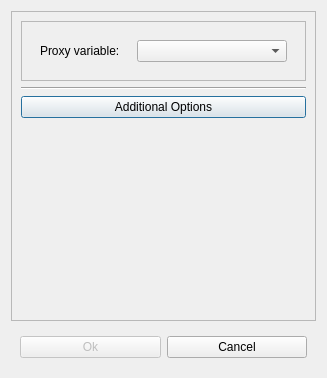
<?xml version="1.0" encoding="UTF-8"?>
<ui version="4.0">
 <class>Settings</class>
 <widget class="QDialog" name="Settings">
  <property name="geometry">
   <rect>
    <x>0</x>
    <y>0</y>
    <width>327</width>
    <height>378</height>
   </rect>
  </property>
  <property name="windowTitle">
   <string>Dialog</string>
  </property>
  <layout class="QVBoxLayout" name="verticalLayout">
   <item>
    <widget class="QStackedWidget" name="proxy_widget">
     <property name="frameShape">
      <enum>QFrame::StyledPanel</enum>
     </property>
     <property name="frameShadow">
      <enum>QFrame::Raised</enum>
     </property>
     <property name="currentIndex">
      <number>0</number>
     </property>
     <widget class="QWidget" name="stackedWidgetPage1" native="true">
      <layout class="QVBoxLayout" name="verticalLayout_4">
       <item>
        <widget class="QFrame" name="frame_2">
         <property name="frameShape">
          <enum>QFrame::StyledPanel</enum>
         </property>
         <property name="frameShadow">
          <enum>QFrame::Raised</enum>
         </property>
         <layout class="QVBoxLayout" name="verticalLayout_2">
          <item>
           <widget class="QWidget" name="widget_10" native="true">
            <layout class="QHBoxLayout" name="horizontalLayout_10">
             <item>
              <widget class="QLabel" name="label_9">
               <property name="text">
                <string>Proxy variable: </string>
               </property>
              </widget>
             </item>
             <item>
              <spacer name="horizontalSpacer_9">
               <property name="orientation">
                <enum>Qt::Horizontal</enum>
               </property>
               <property name="sizeHint" stdset="0">
                <size>
                 <width>40</width>
                 <height>20</height>
                </size>
               </property>
              </spacer>
             </item>
             <item>
              <widget class="QComboBox" name="proxy_var_combo">
               <property name="minimumSize">
                <size>
                 <width>150</width>
                 <height>0</height>
                </size>
               </property>
              </widget>
             </item>
            </layout>
           </widget>
          </item>
         </layout>
        </widget>
       </item>
       <item>
        <widget class="Line" name="line">
         <property name="orientation">
          <enum>Qt::Horizontal</enum>
         </property>
        </widget>
       </item>
       <item>
        <widget class="QPushButton" name="variable_bttn">
         <property name="text">
          <string>Additional Options</string>
         </property>
        </widget>
       </item>
       <item>
        <widget class="QStackedWidget" name="variable_widget">
         <property name="currentIndex">
          <number>0</number>
         </property>
         <widget class="QWidget" name="variable_stacked_widget" native="true">
          <layout class="QVBoxLayout" name="verticalLayout_3">
           <property name="leftMargin">
            <number>0</number>
           </property>
           <property name="topMargin">
            <number>0</number>
           </property>
           <property name="rightMargin">
            <number>0</number>
           </property>
           <property name="bottomMargin">
            <number>0</number>
           </property>
          </layout>
         </widget>
         <widget class="QWidget" name="page"/>
        </widget>
       </item>
       <item>
        <spacer name="verticalSpacer">
         <property name="orientation">
          <enum>Qt::Vertical</enum>
         </property>
         <property name="sizeHint" stdset="0">
          <size>
           <width>20</width>
           <height>1</height>
          </size>
         </property>
        </spacer>
       </item>
      </layout>
     </widget>
     <widget class="QWidget" name="page_2">
      <layout class="QVBoxLayout" name="verticalLayout_5">
       <item>
        <widget class="QWidget" name="widget_7" native="true">
         <layout class="QHBoxLayout" name="horizontalLayout_6">
          <item>
           <widget class="QLabel" name="label_5">
            <property name="text">
             <string>Header Rows: </string>
            </property>
           </widget>
          </item>
          <item>
           <spacer name="horizontalSpacer_5">
            <property name="orientation">
             <enum>Qt::Horizontal</enum>
            </property>
            <property name="sizeHint" stdset="0">
             <size>
              <width>67</width>
              <height>20</height>
             </size>
            </property>
           </spacer>
          </item>
          <item>
           <widget class="QLineEdit" name="header_rows">
            <property name="text">
             <string>0</string>
            </property>
            <property name="alignment">
             <set>Qt::AlignCenter</set>
            </property>
           </widget>
          </item>
         </layout>
        </widget>
       </item>
       <item>
        <widget class="Line" name="line_3">
         <property name="orientation">
          <enum>Qt::Horizontal</enum>
         </property>
        </widget>
       </item>
       <item>
        <widget class="QWidget" name="widget_3" native="true">
         <layout class="QHBoxLayout" name="horizontalLayout_2">
          <item>
           <widget class="QLabel" name="label">
            <property name="text">
             <string>Proxy Data Column: </string>
            </property>
           </widget>
          </item>
          <item>
           <spacer name="horizontalSpacer">
            <property name="orientation">
             <enum>Qt::Horizontal</enum>
            </property>
            <property name="sizeHint" stdset="0">
             <size>
              <width>40</width>
              <height>20</height>
             </size>
            </property>
           </spacer>
          </item>
          <item>
           <widget class="QLineEdit" name="proxy_data">
            <property name="text">
             <string>1</string>
            </property>
            <property name="alignment">
             <set>Qt::AlignCenter</set>
            </property>
           </widget>
          </item>
         </layout>
        </widget>
       </item>
       <item>
        <widget class="QWidget" name="widget_2" native="true">
         <layout class="QHBoxLayout" name="horizontalLayout_3">
          <item>
           <widget class="QLabel" name="label_2">
            <property name="text">
             <string>Time Column: </string>
            </property>
           </widget>
          </item>
          <item>
           <spacer name="horizontalSpacer_2">
            <property name="orientation">
             <enum>Qt::Horizontal</enum>
            </property>
            <property name="sizeHint" stdset="0">
             <size>
              <width>69</width>
              <height>20</height>
             </size>
            </property>
           </spacer>
          </item>
          <item>
           <widget class="QLineEdit" name="proxy_time">
            <property name="text">
             <string>0</string>
            </property>
            <property name="alignment">
             <set>Qt::AlignCenter</set>
            </property>
           </widget>
          </item>
         </layout>
        </widget>
       </item>
       <item>
        <widget class="Line" name="line_2">
         <property name="orientation">
          <enum>Qt::Horizontal</enum>
         </property>
        </widget>
       </item>
       <item>
        <widget class="QCheckBox" name="is2d_check">
         <property name="text">
          <string>is 2d</string>
         </property>
        </widget>
       </item>
       <item>
        <widget class="QWidget" name="widget_4" native="true">
         <layout class="QVBoxLayout" name="verticalLayout_6">
          <property name="spacing">
           <number>0</number>
          </property>
          <property name="leftMargin">
           <number>0</number>
          </property>
          <property name="topMargin">
           <number>0</number>
          </property>
          <property name="rightMargin">
           <number>0</number>
          </property>
          <property name="bottomMargin">
           <number>0</number>
          </property>
          <item>
           <widget class="QWidget" name="tag_widget_1" native="true">
            <property name="enabled">
             <bool>false</bool>
            </property>
            <layout class="QHBoxLayout" name="horizontalLayout_4">
             <item>
              <widget class="QLabel" name="label_3">
               <property name="text">
                <string>Tag: </string>
               </property>
              </widget>
             </item>
             <item>
              <spacer name="horizontalSpacer_3">
               <property name="orientation">
                <enum>Qt::Horizontal</enum>
               </property>
               <property name="sizeHint" stdset="0">
                <size>
                 <width>114</width>
                 <height>20</height>
                </size>
               </property>
              </spacer>
             </item>
             <item>
              <widget class="QLineEdit" name="tag">
               <property name="alignment">
                <set>Qt::AlignCenter</set>
               </property>
              </widget>
             </item>
            </layout>
           </widget>
          </item>
          <item>
           <widget class="QWidget" name="tag_widget_2" native="true">
            <property name="enabled">
             <bool>false</bool>
            </property>
            <layout class="QHBoxLayout" name="horizontalLayout_5">
             <item>
              <widget class="QLabel" name="label_4">
               <property name="text">
                <string>Tag values: </string>
               </property>
              </widget>
             </item>
             <item>
              <spacer name="horizontalSpacer_4">
               <property name="orientation">
                <enum>Qt::Horizontal</enum>
               </property>
               <property name="sizeHint" stdset="0">
                <size>
                 <width>83</width>
                 <height>20</height>
                </size>
               </property>
              </spacer>
             </item>
             <item>
              <widget class="QLineEdit" name="tag_values">
               <property name="alignment">
                <set>Qt::AlignCenter</set>
               </property>
              </widget>
             </item>
            </layout>
           </widget>
          </item>
         </layout>
        </widget>
       </item>
       <item>
        <widget class="QPushButton" name="btn_preview">
         <property name="text">
          <string>Data Preview</string>
         </property>
        </widget>
       </item>
      </layout>
     </widget>
    </widget>
   </item>
   <item>
    <widget class="QWidget" name="widget" native="true">
     <property name="sizePolicy">
      <sizepolicy hsizetype="Preferred" vsizetype="Maximum">
       <horstretch>0</horstretch>
       <verstretch>0</verstretch>
      </sizepolicy>
     </property>
     <layout class="QHBoxLayout" name="horizontalLayout">
      <item>
       <widget class="QPushButton" name="bttn_ok">
        <property name="enabled">
         <bool>false</bool>
        </property>
        <property name="text">
         <string>Ok</string>
        </property>
       </widget>
      </item>
      <item>
       <widget class="QPushButton" name="bttn_cancel">
        <property name="text">
         <string>Cancel</string>
        </property>
       </widget>
      </item>
     </layout>
    </widget>
   </item>
  </layout>
 </widget>
 <resources/>
 <connections/>
</ui>
